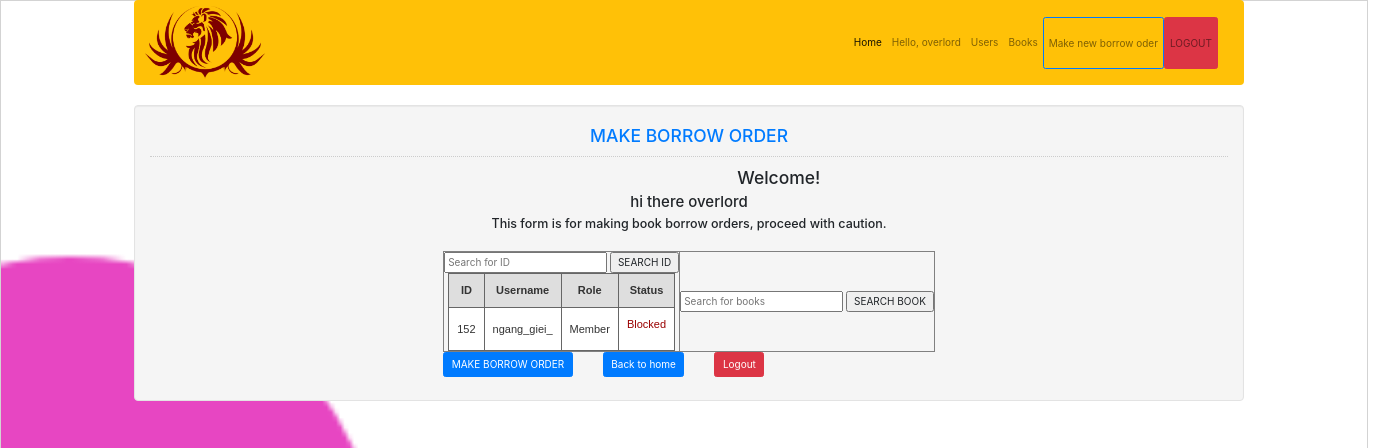
/view/borrow/borrowForm.php?user-id=152 (signed in), run on an earlier commit of the app's database.
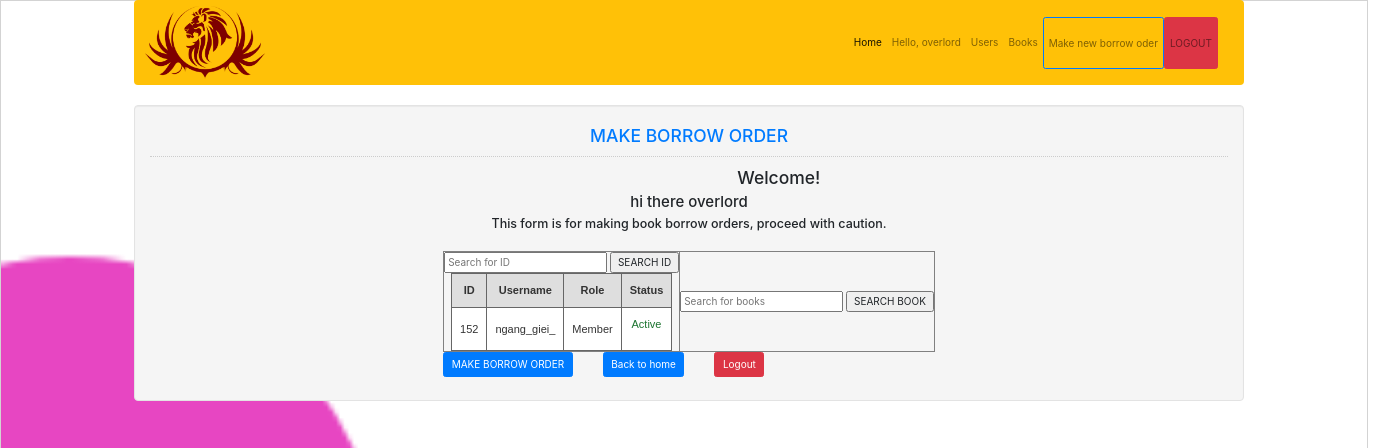
And on a later commit of the database.
### tables this page shows
CREATE TABLE `member` (
  `mem_id` int(11) NOT NULL,
  `role` int(11) NOT NULL,
  `status` int(11) NOT NULL DEFAULT 0,
  `firstname` varchar(50) NOT NULL,
  `lastname` varchar(50) NOT NULL,
  `username` varchar(30) NOT NULL,
  `password` varchar(12) NOT NULL,
  `email` varchar(255) NOT NULL,
  `address` varchar(255) NOT NULL,
  `phone` varchar(255) NOT NULL,
  `ticket_history` varchar(255) DEFAULT NULL
);

### view/borrow/borrowForm.php (the view, shortened to what this page needs)
<!DOCTYPE html>
<?php
require '../../model/connection/conn.php';
if ($_SESSION['user']['role'] == 1): {
$sql = "SELECT * FROM `books` ";
$query = $conn->prepare($sql);
$query->execute();
$results = $query->fetchAll(PDO::FETCH_ASSOC);
?>
<html lang="en">
<head>
    <link rel="stylesheet" type="text/css" href="../../css/bootstrap.css"/>
    <link href="../../css/style.css" rel="stylesheet">
    <link href="//maxcdn.bootstrapcdn.com/bootstrap/4.1.1/css/bootstrap.min.css" rel="stylesheet" id="bootstrap-css">
</head>
<body>
<?php include "../nav.php"; ?>
<div class="container" style="text-align: center">
    <div class="col-md-12 well" style="display: inline-block">
        <h3 class="text-primary">MAKE BORROW ORDER</h3>
        <hr style="border-top:1px dotted #ccc;"/>
        <div class="col-md-2"></div>
        <div>
            <h3>Welcome!</h3>
            <?php
            $id = $_SESSION['user']['mem_id'];
            $sql2 = $conn->prepare("SELECT * FROM `member` WHERE `mem_id`='$id'");
            $sql2->execute();
            $fetch = $sql2->fetch();
            ?>
            <div style="width: auto;
        margin-left: auto;
        margin-right: auto;">
                <h4><?php echo 'hi there ' . $fetch['firstname'] . " " . $fetch['lastname'] ?></h4></div>
            <h5>This form is for making book borrow orders, proceed with caution.</h5>
            <br/>
            <div style="display: inline-block;">
                <form method="post">
                    <table border="1px"
                    <tr>
                        <td>
                            <input type="number" name="user-id" placeholder="Search for ID"
                                   value="<?php echo (isset($_POST['user-id'])) ? $_POST['user-id'] : '' ?>">
                            <input type="submit" name="search" value="SEARCH ID">
                            <?php if (!empty($_REQUEST['user-id'])): {
                                $keyword = $_REQUEST['user-id'];
                                $sql = "SELECT * FROM `member` WHERE `mem_id` LIKE '%$keyword%' ";
                                $query = $conn->prepare($sql);
                                $query->execute();
                                $results = $query->fetchAll(PDO::FETCH_ASSOC);
                            } ?>
                                <table class="gridtable" border="1px">
                                <tr>
                                    <th>ID</th>
                                    <th>Username</th>
                                    <th>Role</th>
                                    <th>Status</th>
                                </tr>
                                <?php foreach ($results as $key => $item): ?>
                                    <tr>
                                        <td><?php echo $item['mem_id'] ?></td>
                                        <td><?php echo $item['username'] ?></td>
                                        <td><?php if ($item['role'] == 1) {
                                                echo 'Admin';
                                            } else {
                                                echo 'Member';
                                            } ?>
                                        <td><?php if ($item['status'] == 0): ?>
                                                <p style="color: #1c7430">Active</p>
                                            <?php elseif ($item['status'] == 1): ?>
                                                <p style="color: #9A0000">Blocked</p>
                                            <?php endif; ?>
                                        </td>
                                    </tr>
                                <?php endforeach; ?>
                                </tr></table><?php endif; ?>
                        </td>
                        <td>
                            <input type="text" name="keyword" placeholder="Search for books"
                                   value="<?php echo (isset($_POST['keyword'])) ? $_POST['keyword'] : '' ?>">
                            <input type="submit" name="search" value="SEARCH BOOK">
                        </td>
                </form>
            </div>
            <table>
                <tr>
                    <td>
                        <a class="btn btn-primary mr-5"
                           href="../../model/borrow/borrow.php?user-id=<?php echo $_POST['user-id'] ?>&borrow-this=<?php echo $_POST['borrow-this'] ?>">MAKE
                            BORROW ORDER</a>
                    </td>
                    <td><a class="btn btn-primary mr-5" href="../home.php">Back to home</a></td>
                    <td><a class="btn btn-danger mr-5" href="../../model/user/logout.php">Logout</a></td>
                </tr>
            </table>
        </div>
    </div>
</div>
</body>
</html><?php } endif; ?>

What changed in the data, as far as the page shows it:
changed member "ngang_giei_": status "Blocked" → "Active"
